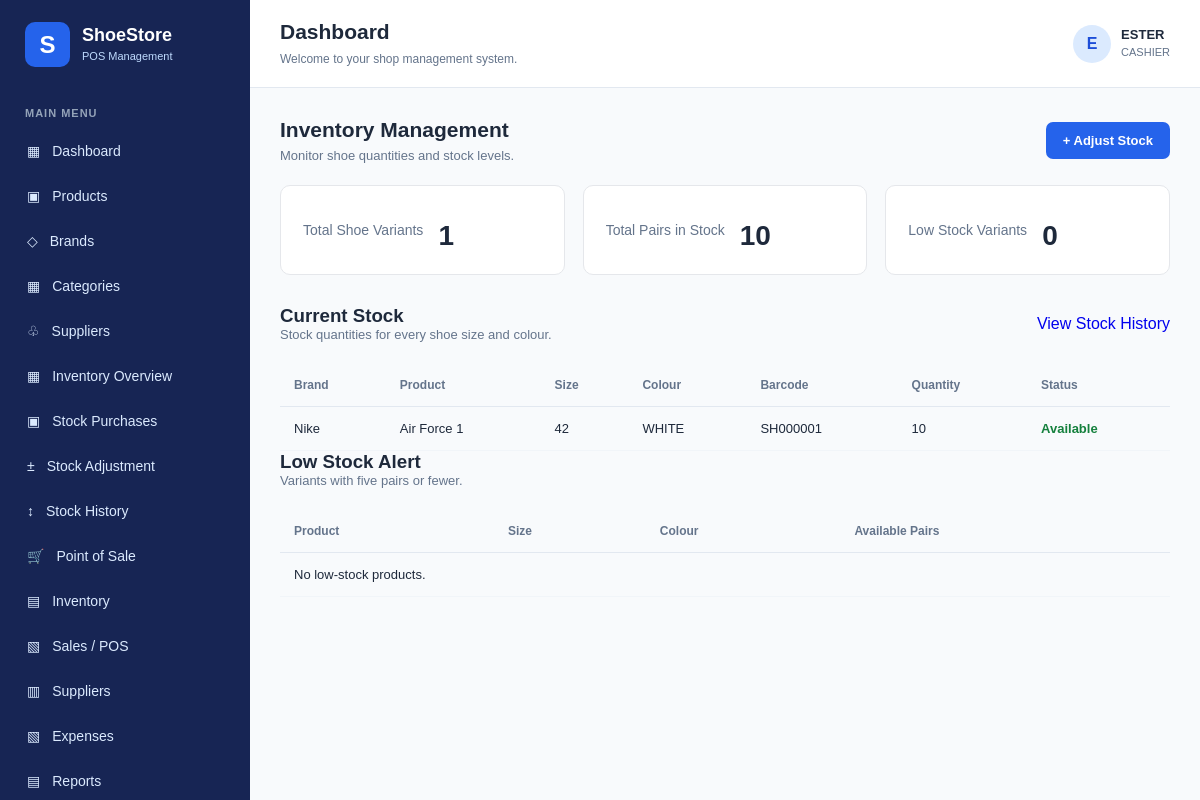
The page /inventory/ (signed in) on the database as committed earlier.
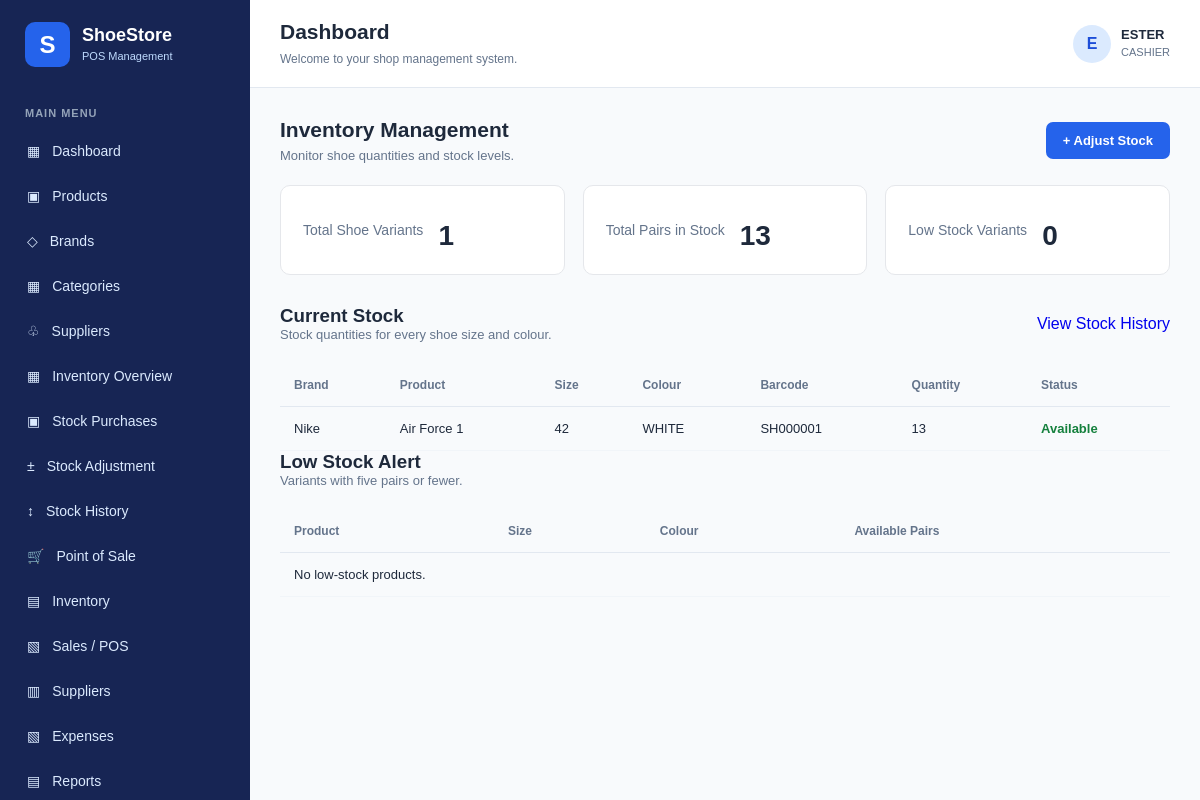
The same page on the database as committed later.
### products/models.py (models this page shows, shortened)
class ProductVariant(models.Model):
    SIZE_CHOICES = [
        ('36', '36'),
        ('37', '37'),
        ('38', '38'),
        ('39', '39'),
        ('40', '40'),
        ('41', '41'),
        ('42', '42'),
        ('43', '43'),
        ('44', '44'),
        ('45', '45'),
        ('46', '46'),
        ('47', '47'),
        ('48', '48'),
    ]
    product = models.ForeignKey(
        Product,
        on_delete=models.PROTECT,
        related_name='variants'
    )
    size = models.CharField(
        max_length=10,
        choices=SIZE_CHOICES
    )
    colour = models.CharField(
        max_length=50
    )
    buying_price = models.DecimalField(
        max_digits=10,
        decimal_places=2
    )
    selling_price = models.DecimalField(
        max_digits=10,
        decimal_places=2
    )
    stock_quantity = models.PositiveIntegerField(
        default=0
    )
    barcode = models.CharField(
        max_length=50,
        unique=True,
        blank=True
    )
    barcode_image = models.ImageField(
        upload_to='barcodes/',
        blank=True,
        null=True
    )
    created_at = models.DateTimeField(
        auto_now_add=True
    )
    class Meta:
        ordering = ['product__name', 'size']
        constraints = [
            models.UniqueConstraint(
                fields=['product', 'size', 'colour'],
                name='unique_product_size_colour'
            )
        ]

class Product(models.Model):
    brand = models.ForeignKey(
        Brand,
        on_delete=models.PROTECT,
        related_name='products'
    )
    category = models.ForeignKey(
        Category,
        on_delete=models.PROTECT,
        related_name='products'
    )
    name = models.CharField(
        max_length=200
    )
    description = models.TextField(
        blank=True
    )
    image = models.ImageField(
        upload_to='products/',
        blank=True,
        null=True
    )
    created_at = models.DateTimeField(
        auto_now_add=True
    )
    updated_at = models.DateTimeField(
        auto_now=True
    )
    class Meta:
        ordering = ['name']

class Brand(models.Model):
    name = models.CharField(
        max_length=100,
        unique=True
    )
    description = models.TextField(
        blank=True
    )
    created_at = models.DateTimeField(
        auto_now_add=True
    )
    class Meta:
        ordering = ['name']

### inventory/views.py (the view)
@login_required
def inventory_dashboard(request):
    variants = ProductVariant.objects.select_related(
        'product',
        'product__brand',
        'product__category'
    ).order_by(
        'product__name',
        'size'
    )
    low_stock_variants = variants.filter(
        stock_quantity__lte=5
    )
    total_pairs = sum(
        variant.stock_quantity for variant in variants
    )
    context = {
        'variants': variants,
        'low_stock_variants': low_stock_variants,
        'total_variants': variants.count(),
        'total_pairs': total_pairs,
        'low_stock_count': low_stock_variants.count(),
    }
    return render(
        request,
        'inventory/inventory_dashboard.html',
        context
    )

### templates/inventory/inventory_dashboard.html
{% extends 'base.html' %}
{% block content %}
<div class="page-toolbar">
    <div>
        <h2>Inventory Management</h2>
        <p>Monitor shoe quantities and stock levels.</p>
    </div>
    <a href="{% url 'stock_adjustment' %}" class="primary-button">
        + Adjust Stock
    </a>
</div>
<div class="dashboard-grid">
    <div class="stat-card">
        <span>Total Shoe Variants</span>
        <h2>{{ total_variants }}</h2>
    </div>
    <div class="stat-card">
        <span>Total Pairs in Stock</span>
        <h2>{{ total_pairs }}</h2>
    </div>
    <div class="stat-card">
        <span>Low Stock Variants</span>
        <h2>{{ low_stock_count }}</h2>
    </div>
</div>
<div class="page-toolbar">
    <div>
        <h3>Current Stock</h3>
        <p>Stock quantities for every shoe size and colour.</p>
    </div>
    <a href="{% url 'stock_movement_list' %}">
        View Stock History
    </a>
</div>
<div class="table-responsive">
    <table class="data-table">
        <thead>
            <tr>
                <th>Brand</th>
                <th>Product</th>
                <th>Size</th>
                <th>Colour</th>
                <th>Barcode</th>
                <th>Quantity</th>
                <th>Status</th>
            </tr>
        </thead>
        <tbody>
            {% for variant in variants %}
            <tr>
                <td>{{ variant.product.brand.name }}</td>
                <td>{{ variant.product.name }}</td>
                <td>{{ variant.size }}</td>
                <td>{{ variant.colour }}</td>
                <td>{{ variant.barcode }}</td>
                <td>{{ variant.stock_quantity }}</td>
                <td>
                    {% if variant.stock_quantity == 0 %}
                        <span class="stock-out">Out of Stock</span>
                    {% elif variant.stock_quantity <= 5 %}
                        <span class="stock-low">Low Stock</span>
                    {% else %}
                        <span class="stock-available">Available</span>
                    {% endif %}
                </td>
            </tr>
            {% empty %}
            <tr>
                <td colspan="7" class="empty-table">
                    No shoe variants found.
                </td>
            </tr>
            {% endfor %}
        </tbody>
    </table>
</div>
<div class="page-toolbar">
    <div>
        <h3>Low Stock Alert</h3>
        <p>Variants with five pairs or fewer.</p>
    </div>
</div>
<div class="table-responsive">
    <table class="data-table">
        <thead>
            <tr>
                <th>Product</th>
                <th>Size</th>
                <th>Colour</th>
                <th>Available Pairs</th>
            </tr>
        </thead>
        <tbody>
            {% for variant in low_stock_variants %}
            <tr>
                <td>{{ variant.product }}</td>
                <td>{{ variant.size }}</td>
                <td>{{ variant.colour }}</td>
                <td>{{ variant.stock_quantity }}</td>
            </tr>
            {% empty %}
            <tr>
                <td colspan="4">
                    No low-stock products.
                </td>
            </tr>
            {% endfor %}
        </tbody>
    </table>
</div>
{% endblock %}

Rows that differ between the two databases and show on the page:
changed ProductVariant "WHITE": stock_quantity "10" → "13"
Other text that changed with them:
{{ total_pairs }}: "10" → "13"
